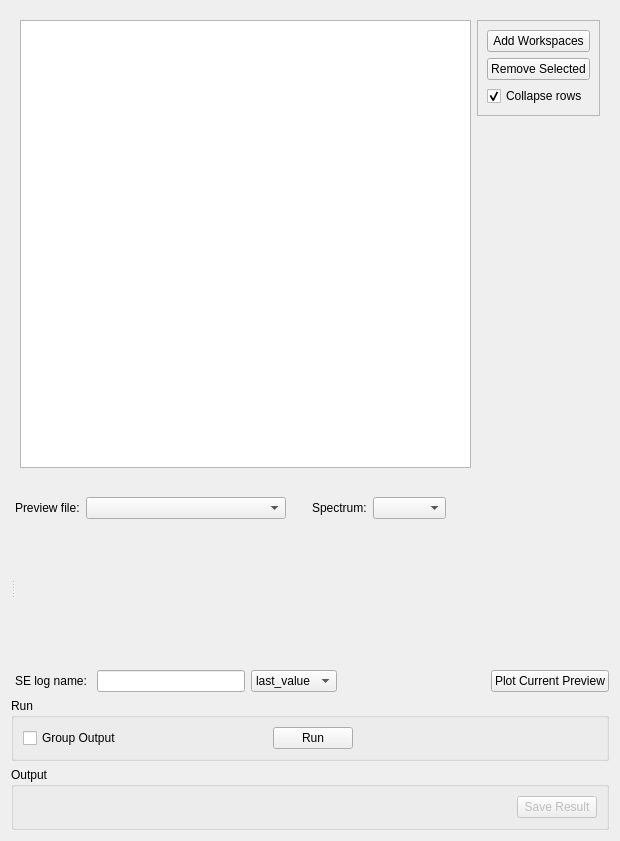
<?xml version="1.0" encoding="UTF-8"?>
<ui version="4.0">
 <class>ElwinTab</class>
 <widget class="QWidget" name="ElwinTab">
  <property name="geometry">
   <rect>
    <x>0</x>
    <y>0</y>
    <width>620</width>
    <height>841</height>
   </rect>
  </property>
  <property name="sizePolicy">
   <sizepolicy hsizetype="Preferred" vsizetype="Preferred">
    <horstretch>0</horstretch>
    <verstretch>0</verstretch>
   </sizepolicy>
  </property>
  <property name="minimumSize">
   <size>
    <width>600</width>
    <height>841</height>
   </size>
  </property>
  <property name="windowTitle">
   <string>Form</string>
  </property>
  <layout class="QGridLayout" name="gridLayout">
   <item row="1" column="0">
    <widget class="QSplitter" name="splitterPlot">
     <property name="sizePolicy">
      <sizepolicy hsizetype="Expanding" vsizetype="Preferred">
       <horstretch>0</horstretch>
       <verstretch>0</verstretch>
      </sizepolicy>
     </property>
     <property name="orientation">
      <enum>Qt::Horizontal</enum>
     </property>
     <widget class="QWidget" name="layoutWidget1">
      <layout class="QVBoxLayout" name="properties"/>
     </widget>
     <widget class="QWidget" name="layoutWidget">
      <layout class="QVBoxLayout" name="loPlotAndOptions">
       <item>
        <layout class="QHBoxLayout" name="loPreviewSelection">
         <item>
          <widget class="QLabel" name="lbPreviewFile">
           <property name="sizePolicy">
            <sizepolicy hsizetype="Fixed" vsizetype="Preferred">
             <horstretch>0</horstretch>
             <verstretch>0</verstretch>
            </sizepolicy>
           </property>
           <property name="text">
            <string>Preview file:</string>
           </property>
          </widget>
         </item>
         <item>
          <widget class="QComboBox" name="cbPreviewFile">
           <property name="sizePolicy">
            <sizepolicy hsizetype="Fixed" vsizetype="Fixed">
             <horstretch>0</horstretch>
             <verstretch>0</verstretch>
            </sizepolicy>
           </property>
           <property name="minimumSize">
            <size>
             <width>200</width>
             <height>22</height>
            </size>
           </property>
          </widget>
         </item>
         <item>
          <spacer name="horizontalSpacer_5">
           <property name="orientation">
            <enum>Qt::Horizontal</enum>
           </property>
           <property name="sizeType">
            <enum>QSizePolicy::Maximum</enum>
           </property>
           <property name="sizeHint" stdset="0">
            <size>
             <width>20</width>
             <height>20</height>
            </size>
           </property>
          </spacer>
         </item>
         <item alignment="Qt::AlignVCenter">
          <widget class="QLabel" name="lbPreviewSpec">
           <property name="sizePolicy">
            <sizepolicy hsizetype="Fixed" vsizetype="Preferred">
             <horstretch>0</horstretch>
             <verstretch>0</verstretch>
            </sizepolicy>
           </property>
           <property name="text">
            <string>Spectrum:</string>
           </property>
          </widget>
         </item>
         <item alignment="Qt::AlignHCenter|Qt::AlignVCenter">
          <widget class="QStackedWidget" name="elwinPreviewSpec">
           <property name="sizePolicy">
            <sizepolicy hsizetype="Fixed" vsizetype="Preferred">
             <horstretch>0</horstretch>
             <verstretch>0</verstretch>
            </sizepolicy>
           </property>
           <property name="minimumSize">
            <size>
             <width>75</width>
             <height>50</height>
            </size>
           </property>
           <property name="lineWidth">
            <number>-1</number>
           </property>
           <property name="currentIndex">
            <number>1</number>
           </property>
           <widget class="QWidget" name="pgPlotSpinBox">
            <widget class="QSpinBox" name="spPlotSpectrum">
             <property name="geometry">
              <rect>
               <x>0</x>
               <y>13</y>
               <width>73</width>
               <height>22</height>
              </rect>
             </property>
             <property name="sizePolicy">
              <sizepolicy hsizetype="Fixed" vsizetype="Expanding">
               <horstretch>0</horstretch>
               <verstretch>0</verstretch>
              </sizepolicy>
             </property>
             <property name="minimumSize">
              <size>
               <width>73</width>
               <height>22</height>
              </size>
             </property>
             <property name="font">
              <font>
               <family>MS Shell Dlg 2</family>
               <pointsize>10</pointsize>
              </font>
             </property>
             <property name="maximum">
              <number>0</number>
             </property>
            </widget>
           </widget>
           <widget class="QWidget" name="pgPlotCombo">
            <widget class="QComboBox" name="cbPlotSpectrum">
             <property name="geometry">
              <rect>
               <x>0</x>
               <y>14</y>
               <width>73</width>
               <height>22</height>
              </rect>
             </property>
             <property name="sizePolicy">
              <sizepolicy hsizetype="Fixed" vsizetype="Expanding">
               <horstretch>0</horstretch>
               <verstretch>0</verstretch>
              </sizepolicy>
             </property>
             <property name="font">
              <font>
               <pointsize>10</pointsize>
              </font>
             </property>
            </widget>
           </widget>
          </widget>
         </item>
         <item>
          <spacer name="horizontalSpacer_4">
           <property name="orientation">
            <enum>Qt::Horizontal</enum>
           </property>
           <property name="sizeType">
            <enum>QSizePolicy::MinimumExpanding</enum>
           </property>
           <property name="sizeHint" stdset="0">
            <size>
             <width>20</width>
             <height>20</height>
            </size>
           </property>
          </spacer>
         </item>
        </layout>
       </item>
       <item>
        <widget class="MantidQt::MantidWidgets::PreviewPlot" name="ppPlot" native="true">
         <property name="sizePolicy">
          <sizepolicy hsizetype="Preferred" vsizetype="MinimumExpanding">
           <horstretch>0</horstretch>
           <verstretch>1</verstretch>
          </sizepolicy>
         </property>
         <property name="minimumSize">
          <size>
           <width>0</width>
           <height>125</height>
          </size>
         </property>
         <property name="canvasColour" stdset="0">
          <color>
           <red>255</red>
           <green>255</green>
           <blue>255</blue>
          </color>
         </property>
        </widget>
       </item>
       <item>
        <layout class="QHBoxLayout" name="loSampleLog">
         <item>
          <widget class="QLabel" name="label_2">
           <property name="text">
            <string>SE log name: </string>
           </property>
          </widget>
         </item>
         <item>
          <widget class="QLineEdit" name="leLogName">
           <property name="text">
            <string/>
           </property>
          </widget>
         </item>
         <item>
          <widget class="QComboBox" name="leLogValue">
           <item>
            <property name="text">
             <string>last_value</string>
            </property>
           </item>
           <item>
            <property name="text">
             <string>average</string>
            </property>
           </item>
          </widget>
         </item>
         <item>
          <spacer name="horizontalSpacer_2">
           <property name="orientation">
            <enum>Qt::Horizontal</enum>
           </property>
           <property name="sizeHint" stdset="0">
            <size>
             <width>40</width>
             <height>20</height>
            </size>
           </property>
          </spacer>
         </item>
         <item>
          <widget class="QPushButton" name="pbPlotPreview">
           <property name="text">
            <string>Plot Current Preview</string>
           </property>
          </widget>
         </item>
        </layout>
       </item>
      </layout>
     </widget>
    </widget>
   </item>
   <item row="2" column="0">
    <widget class="QGroupBox" name="gbRun">
     <property name="minimumSize">
      <size>
       <width>0</width>
       <height>0</height>
      </size>
     </property>
     <property name="title">
      <string>Run</string>
     </property>
     <layout class="QHBoxLayout" name="horizontalLayout_3">
      <item>
       <layout class="QHBoxLayout" name="horizontalLayout_2">
        <item>
         <widget class="QCheckBox" name="ckGroupOutput">
          <property name="text">
           <string>Group Output</string>
          </property>
         </widget>
        </item>
        <item>
         <spacer name="horizontalSpacer">
          <property name="orientation">
           <enum>Qt::Horizontal</enum>
          </property>
          <property name="sizeType">
           <enum>QSizePolicy::Expanding</enum>
          </property>
          <property name="sizeHint" stdset="0">
           <size>
            <width>125</width>
            <height>20</height>
           </size>
          </property>
         </spacer>
        </item>
       </layout>
      </item>
      <item>
       <widget class="QPushButton" name="pbRun">
        <property name="text">
         <string>Run</string>
        </property>
       </widget>
      </item>
      <item>
       <spacer name="horizontalSpacer_3">
        <property name="orientation">
         <enum>Qt::Horizontal</enum>
        </property>
        <property name="sizeHint" stdset="0">
         <size>
          <width>244</width>
          <height>17</height>
         </size>
        </property>
       </spacer>
      </item>
     </layout>
    </widget>
   </item>
   <item row="3" column="0">
    <widget class="QGroupBox" name="gbOutput">
     <property name="minimumSize">
      <size>
       <width>0</width>
       <height>0</height>
      </size>
     </property>
     <property name="title">
      <string>Output</string>
     </property>
     <layout class="QHBoxLayout" name="horizontalLayout">
      <item>
       <widget class="MantidQt::CustomInterfaces::OutputPlotOptionsView" name="ipoPlotOptions" native="true"/>
      </item>
      <item>
       <spacer name="horizontalSpacer_1">
        <property name="orientation">
         <enum>Qt::Horizontal</enum>
        </property>
        <property name="sizeHint" stdset="0">
         <size>
          <width>40</width>
          <height>20</height>
         </size>
        </property>
       </spacer>
      </item>
      <item>
       <widget class="QPushButton" name="pbSave">
        <property name="enabled">
         <bool>false</bool>
        </property>
        <property name="text">
         <string>Save Result</string>
        </property>
       </widget>
      </item>
     </layout>
    </widget>
   </item>
   <item row="0" column="0">
    <widget class="QFrame" name="inputChoice">
     <property name="sizePolicy">
      <sizepolicy hsizetype="MinimumExpanding" vsizetype="MinimumExpanding">
       <horstretch>0</horstretch>
       <verstretch>0</verstretch>
      </sizepolicy>
     </property>
     <property name="toolTip">
      <string>For every workspace added, it checks whether to show every spectra of the each workspace as individual rows, or collapse all spectra into one row per workspace</string>
     </property>
     <layout class="QGridLayout" name="gridLayout_2" columnstretch="1,0">
      <item row="0" column="1" alignment="Qt::AlignTop">
       <widget class="QFrame" name="frame_2">
        <property name="sizePolicy">
         <sizepolicy hsizetype="Expanding" vsizetype="Expanding">
          <horstretch>0</horstretch>
          <verstretch>0</verstretch>
         </sizepolicy>
        </property>
        <property name="frameShape">
         <enum>QFrame::StyledPanel</enum>
        </property>
        <property name="frameShadow">
         <enum>QFrame::Raised</enum>
        </property>
        <layout class="QVBoxLayout" name="verticalLayout_4">
         <item>
          <widget class="QPushButton" name="wkspAdd">
           <property name="text">
            <string>Add Workspaces</string>
           </property>
          </widget>
         </item>
         <item>
          <widget class="QPushButton" name="wkspRemove">
           <property name="text">
            <string>Remove Selected</string>
           </property>
          </widget>
         </item>
         <item>
          <widget class="QCheckBox" name="ckCollapse">
           <property name="enabled">
            <bool>true</bool>
           </property>
           <property name="text">
            <string>Collapse rows</string>
           </property>
           <property name="checked">
            <bool>true</bool>
           </property>
          </widget>
         </item>
        </layout>
       </widget>
      </item>
      <item row="0" column="0">
       <widget class="QTableWidget" name="tbElwinData">
        <property name="sizePolicy">
         <sizepolicy hsizetype="Expanding" vsizetype="Expanding">
          <horstretch>0</horstretch>
          <verstretch>0</verstretch>
         </sizepolicy>
        </property>
        <property name="minimumSize">
         <size>
          <width>400</width>
          <height>0</height>
         </size>
        </property>
       </widget>
      </item>
     </layout>
    </widget>
   </item>
  </layout>
 </widget>
 <customwidgets>
  <customwidget>
   <class>MantidQt::CustomInterfaces::OutputPlotOptionsView</class>
   <extends>QWidget</extends>
   <header>Common/OutputPlotOptionsView.h</header>
   <container>1</container>
  </customwidget>
  <customwidget>
   <class>MantidQt::MantidWidgets::PreviewPlot</class>
   <extends>QWidget</extends>
   <header>MantidQtWidgets/Plotting/PreviewPlot.h</header>
   <container>1</container>
  </customwidget>
 </customwidgets>
 <resources/>
 <connections/>
</ui>
